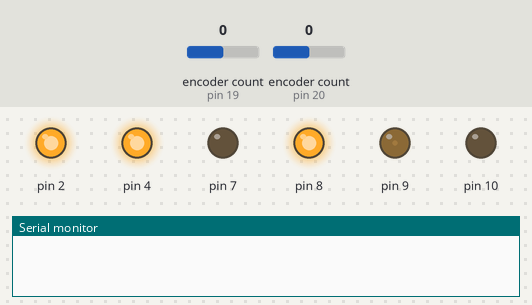
Bench run of a sketch on a simulated Arduino Uno, built with avr-gcc and run on an emulated ATmega328P. Shown: output pins drawn as LEDs (lit = HIGH), the last lines printed to the serial monitor. The test bench sets the inputs (shaded band); at power-on: encoder count (sensors on pin 19, pin 20) 0.

Above: at 0.15 s.
At 1.2 s:
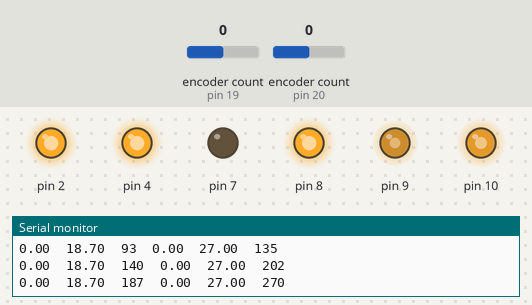
1.3 s: encoder count (sensor on pin 19) set to 1
At 3.1 s:
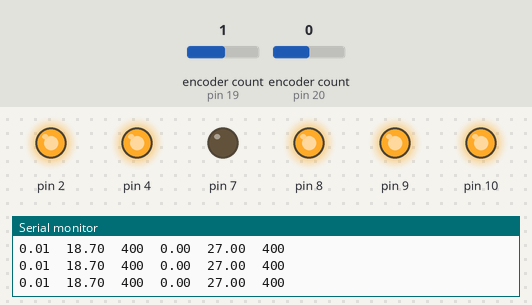
Timing chart, 0 to 4.6 s (numbered marks = the images above; inputs shaded):
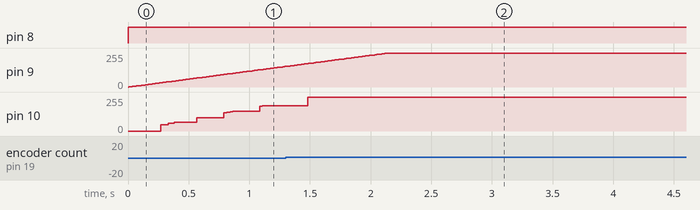

The sketch:

Lab09Trajectory.ino
```cpp
// Lab9Template.ino
// Prof. Stephen Mascaro
// 10/23/23

//  This sketch will be used to perform line localization and line following
#include <Encoder.h>
#include <DualTB9051FTGMotorShieldMod3230.h>

Encoder myEnc1(19, 18);  // create an encoder object, both interrupts
Encoder myEnc2(20, 21);


DualTB9051FTGMotorShieldMod3230 md;  // create a motor driver object

double t, t_old, deltaT, print_time, t0 = 0;  // declare some time variables

double Kp = 100;  //Proportional Gain for Trajectory Following

long counts1, counts2, counts3;  // encoder counts
int m1c = 100, m2c = 0;            //declare and initialize motor commands

double GearRatio = 50;  // gear ratio
int countsPerRev = 64;  // encoder counts per Rev
double rw = 4.2;          // wheel radius in cm
double D = 22.2;          // distance between wheels in cm
double xf = 50;         // final disance
double phif = PI;   // final angle in rotation
double phid = PI/2.0f;   // final angle in turn
double R = 50;         // turn radius disance

double theta1, theta1_old = 0, omega1;     //position and velocity of wheel 1
double theta2, theta2_old = 0, omega2;     //position and velocity of wheel 2
double omega1f, omega2f = 0, alpha = 0.2;             // filtered velocity and filter weight
double theta1_des = 0, theta2_des = 0;     // desired position of wheels
double theta1_final, theta2_final;         // final desired position of wheels
double omega_des, omega1_des, omega2_des;  // desired velocity of wheels

const double positionTolerance = 0.1;  // rad
double maxT = 10; // max time for each maneuver

int state = 0;

void setup() {
  // initialize reflectance sensor and motor driver
  md.init();
  md.enableDrivers();
  md.flipM1(true);

  Serial.begin(9600);
  t_old = micros() / 1000000.;
  t0 = micros() / 1000000.;
}

void loop() {

  t = micros() / 1000000. - t0;
  deltaT = t - t_old;  // sample time

  counts1 = myEnc1.read();
  counts2 = myEnc2.read();


  // calculate your position and velocity here
  theta1 = 2*PI*counts1/(countsPerRev*GearRatio);
  theta2 = 2*PI*counts2/(countsPerRev*GearRatio);

  omega1 = (theta1-theta1_old)/deltaT;
  omega2 = (theta2-theta2_old)/deltaT;

  omega1f = alpha * omega1 + (1-alpha) * omega1f;
  omega2f = alpha * omega2 + (1-alpha) * omega2f;

  // add your trajectory design here
  switch(state){
    case 0:{
    break;}

    case 1:{
    break;}

    case 2:{
    break;}
  }

  // drive straight 50 cm
  // theta1_final = xf/rw; // final distance 50 cm
  // theta2_final = xf/rw; // final distance 50 cm
  // omega1_des = theta1_final/maxT; // rad/s
  // omega2_des = theta2_final/maxT; // rad/s

  // turn in place 180 deg
  // theta1_final = -phif*D*0.5/rw;
  // theta2_final = phif*D*0.5/rw;
  // omega1_des = theta1_final/maxT; // rad/s
  // omega2_des = theta2_final/maxT; // rad/s

  // Drive in circle of r = 50 cm
  theta1_final = phid*R/rw;
  theta2_final = phid*(R+D)/rw;
  omega1_des = theta1_final/maxT; // rad/s
  omega2_des = theta2_final/maxT; // rad/s

  theta1_des = theta1_des + omega1_des*deltaT;
  theta2_des = theta2_des + omega2_des*deltaT;

  // add your control laws here
  m1c = Kp*(theta1_des-theta1);
  m2c = Kp*(theta2_des-theta2);
  m1c = constrain(m1c, -400, 400);
  m2c = constrain(m2c, -400, 400);

  if (abs(theta1_final - theta1) < positionTolerance &&
    abs(theta2_final - theta2) < positionTolerance) {
    m1c = 0;
    m2c = 0;
  }

  // Uncomment these four lines in section 4.4
  // V1m = constrain(V1m,-10,10);
  // V2m = constrain(V2m,-10,10);
  // m1c = 400*V1m/10;
  // m2c = 400*V2m/10;

  // send motor commands
  md.setM1Speed(m1c);
  md.setM2Speed(m2c);

  if ((t - print_time) > 0.25) {  // non-blocking way to delay printing
    // print any variables of interest inside this if statement
    Serial.print(theta1);
    Serial.print('\t');
    Serial.print(theta1_final);
    Serial.print('\t');
    Serial.print(m1c);
    Serial.print('\t');
    Serial.print(theta2);
    Serial.print('\t');
    Serial.print(theta2_final);
    Serial.print('\t');
    Serial.println(m2c);


    print_time = t;
  }

  t_old = t;
  theta1_old = theta1;
  theta2_old = theta2;

}
```
